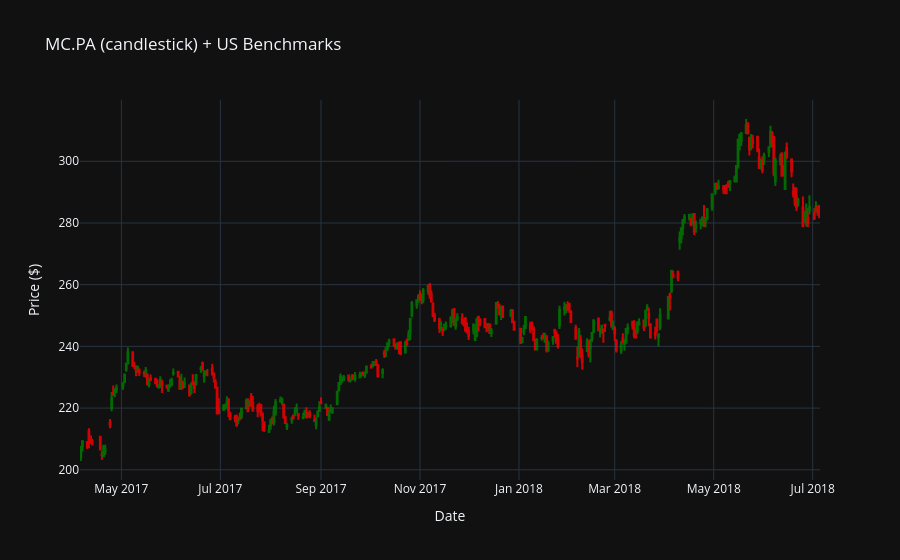

The code cell stored with this chart in its notebook:
### Code cell
# Plot function for the stock we've picked 
plot_candlestick_with_indices(udl="MC.PA",  indices_dict =handler_future.price_all_dict, other = [])

### Figure 1 — Plotly figure (JSON) as saved in the notebook; plotly's stock layout.template omitted (floating-point values rounded to 4 significant figures; data arrays with more than 128 entries replaced by an {"elided": "..."} marker saying what was removed)
{"data": [{"close": {"elided": "317 float values"}, "decreasing": {"line": {"color": "red"}}, "high": {"elided": "317 float values"}, "increasing": {"line": {"color": "green"}}, "low": {"elided": "317 float values"}, "name": "MC.PA", "opacity": 0.8, "open": {"elided": "317 float values"}, "type": "candlestick", "x": {"elided": "317 str values"}}], "layout": {"autosize": true, "hovermode": "x unified", "title": {"text": "MC.PA (candlestick) + US Benchmarks"}, "xaxis": {"autorange": true, "range": ["2017-04-05 12:00", "2018-07-05 12:00"], "rangeslider": {"visible": false, "yaxis": {}}, "title": {"text": "Date"}, "type": "date"}, "yaxis": {"autorange": true, "range": [196.7, 319.9], "title": {"text": "Price ($)"}}}}
